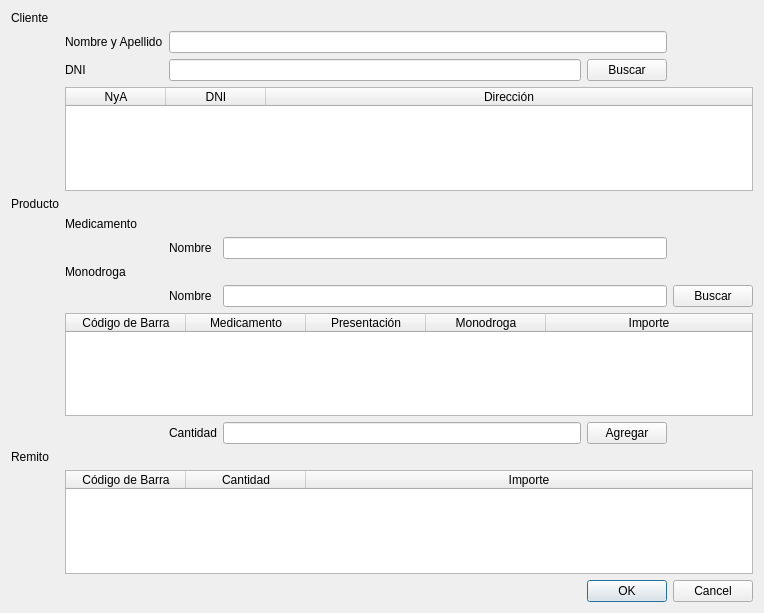
<?xml version="1.0" encoding="UTF-8"?>
<ui version="4.0">
 <class>vtnVentaConRemito</class>
 <widget class="QWidget" name="vtnVentaConRemito">
  <property name="geometry">
   <rect>
    <x>0</x>
    <y>0</y>
    <width>764</width>
    <height>613</height>
   </rect>
  </property>
  <property name="windowTitle">
   <string>Venta con Remito</string>
  </property>
  <layout class="QVBoxLayout" name="verticalLayout">
   <item>
    <layout class="QGridLayout" name="gridLayout_2">
     <item row="1" column="1">
      <widget class="QLabel" name="label">
       <property name="text">
        <string>Nombre y Apellido</string>
       </property>
      </widget>
     </item>
     <item row="11" column="4">
      <widget class="QPushButton" name="pushButton_5">
       <property name="text">
        <string>Agregar</string>
       </property>
      </widget>
     </item>
     <item row="4" column="0">
      <widget class="QLabel" name="label_6">
       <property name="text">
        <string>Producto</string>
       </property>
      </widget>
     </item>
     <item row="12" column="0">
      <widget class="QLabel" name="label_8">
       <property name="text">
        <string>Remito</string>
       </property>
      </widget>
     </item>
     <item row="10" column="1" colspan="5">
      <widget class="QTableWidget" name="tableWidget_2">
       <attribute name="horizontalHeaderDefaultSectionSize">
        <number>120</number>
       </attribute>
       <attribute name="horizontalHeaderStretchLastSection">
        <bool>true</bool>
       </attribute>
       <column>
        <property name="text">
         <string>Código de Barra</string>
        </property>
       </column>
       <column>
        <property name="text">
         <string>Medicamento</string>
        </property>
       </column>
       <column>
        <property name="text">
         <string>Presentación</string>
        </property>
       </column>
       <column>
        <property name="text">
         <string>Monodroga</string>
        </property>
       </column>
       <column>
        <property name="text">
         <string>Importe</string>
        </property>
       </column>
      </widget>
     </item>
     <item row="8" column="5">
      <widget class="QPushButton" name="pushButton_4">
       <property name="text">
        <string>Buscar</string>
       </property>
      </widget>
     </item>
     <item row="6" column="3" colspan="2">
      <widget class="QLineEdit" name="lineEdit_3"/>
     </item>
     <item row="3" column="1" colspan="5">
      <widget class="QTableWidget" name="tableWidget">
       <attribute name="horizontalHeaderStretchLastSection">
        <bool>true</bool>
       </attribute>
       <attribute name="verticalHeaderStretchLastSection">
        <bool>false</bool>
       </attribute>
       <column>
        <property name="text">
         <string>NyA</string>
        </property>
       </column>
       <column>
        <property name="text">
         <string>DNI</string>
        </property>
       </column>
       <column>
        <property name="text">
         <string>Dirección</string>
        </property>
       </column>
      </widget>
     </item>
     <item row="6" column="2">
      <widget class="QLabel" name="label_9">
       <property name="text">
        <string>Nombre</string>
       </property>
      </widget>
     </item>
     <item row="8" column="2">
      <widget class="QLabel" name="label_10">
       <property name="text">
        <string>Nombre</string>
       </property>
      </widget>
     </item>
     <item row="11" column="3">
      <widget class="QLineEdit" name="lineEdit_5"/>
     </item>
     <item row="7" column="1">
      <widget class="QLabel" name="label_5">
       <property name="text">
        <string>Monodroga</string>
       </property>
      </widget>
     </item>
     <item row="14" column="4" colspan="2">
      <widget class="QDialogButtonBox" name="buttonBox">
       <property name="standardButtons">
        <set>QDialogButtonBox::Cancel|QDialogButtonBox::Ok</set>
       </property>
      </widget>
     </item>
     <item row="2" column="1">
      <widget class="QLabel" name="label_2">
       <property name="text">
        <string>DNI</string>
       </property>
      </widget>
     </item>
     <item row="2" column="4">
      <widget class="QPushButton" name="pushButton_2">
       <property name="text">
        <string>Buscar</string>
       </property>
      </widget>
     </item>
     <item row="13" column="1" colspan="5">
      <widget class="QTableWidget" name="tableWidget_3">
       <attribute name="horizontalHeaderDefaultSectionSize">
        <number>120</number>
       </attribute>
       <attribute name="horizontalHeaderStretchLastSection">
        <bool>true</bool>
       </attribute>
       <column>
        <property name="text">
         <string>Código de Barra</string>
        </property>
       </column>
       <column>
        <property name="text">
         <string>Cantidad</string>
        </property>
       </column>
       <column>
        <property name="text">
         <string>Importe</string>
        </property>
       </column>
      </widget>
     </item>
     <item row="2" column="2" colspan="2">
      <widget class="QLineEdit" name="lineEdit_2"/>
     </item>
     <item row="1" column="2" colspan="3">
      <widget class="QLineEdit" name="lineEdit"/>
     </item>
     <item row="8" column="3" colspan="2">
      <widget class="QLineEdit" name="lineEdit_4"/>
     </item>
     <item row="0" column="0">
      <widget class="QLabel" name="label_3">
       <property name="text">
        <string>Cliente</string>
       </property>
      </widget>
     </item>
     <item row="5" column="1">
      <widget class="QLabel" name="label_4">
       <property name="text">
        <string>Medicamento</string>
       </property>
      </widget>
     </item>
     <item row="11" column="2">
      <widget class="QLabel" name="label_7">
       <property name="text">
        <string>Cantidad</string>
       </property>
      </widget>
     </item>
    </layout>
   </item>
  </layout>
 </widget>
 <tabstops>
  <tabstop>lineEdit</tabstop>
  <tabstop>lineEdit_2</tabstop>
  <tabstop>pushButton_2</tabstop>
  <tabstop>tableWidget</tabstop>
  <tabstop>lineEdit_3</tabstop>
  <tabstop>lineEdit_4</tabstop>
  <tabstop>pushButton_4</tabstop>
  <tabstop>tableWidget_2</tabstop>
  <tabstop>lineEdit_5</tabstop>
  <tabstop>pushButton_5</tabstop>
  <tabstop>tableWidget_3</tabstop>
  <tabstop>buttonBox</tabstop>
 </tabstops>
 <resources/>
 <connections/>
</ui>
